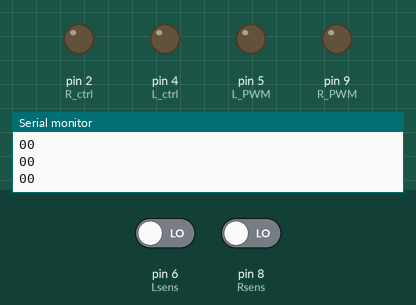
This sketch was run on a simulated Arduino Uno, built with avr-gcc and run on an emulated ATmega328P. Parts: output pins drawn as LEDs (lit = HIGH), the last lines printed to the serial monitor. The inputs (shaded band) are chosen by the test bench; at power-on: pin 6 (Lsens) LOW, pin 8 (Rsens) LOW.

Above: at 1.2 s.
1.3 s: pin 6 (Lsens) driven HIGH
At 2.1 s:
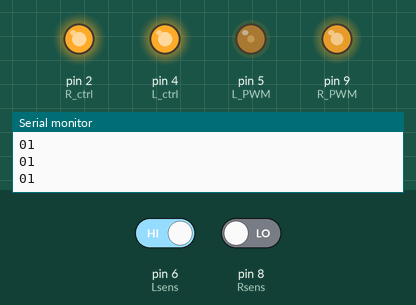
2.8 s: pin 8 (Rsens) driven HIGH
At 3.3 s:
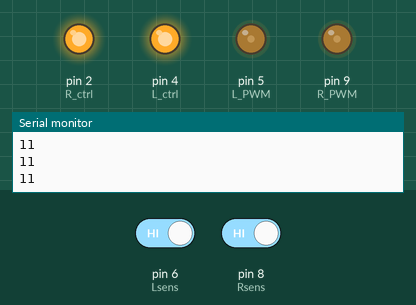
4.3 s: pin 6 (Lsens) driven LOW
At 5.5 s:
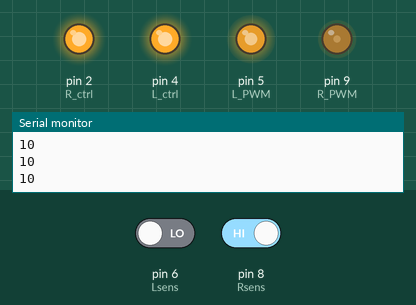
5.8 s: pin 8 (Rsens) driven LOW
At 6.8 s:
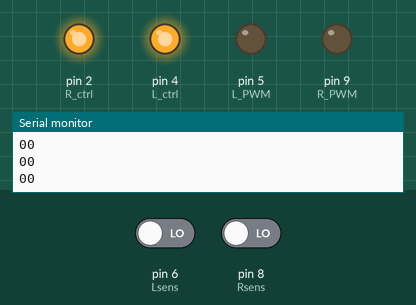
Timing chart, 0 to 8.3 s (numbered marks = the images above; inputs shaded):
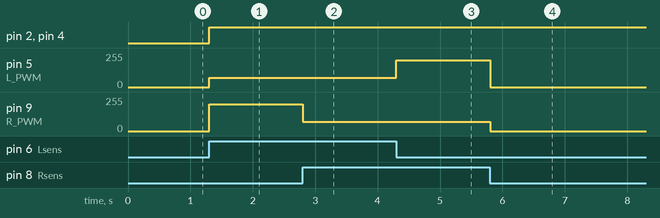

The sketch:

megatest.ino
```cpp
#define L_ctrl 4
#define L_PWM  5
#define R_ctrl 2
#define R_PWM  9
int Rsens=8;
int Lsens=6;
void setup() {
  Serial.begin(9600);
  pinMode(L_ctrl, OUTPUT);
  pinMode(L_PWM, OUTPUT);
  pinMode(R_ctrl, OUTPUT);
  pinMode(L_PWM, OUTPUT);
  pinMode(Rsens, INPUT);
  pinMode(Lsens, INPUT);
}
int Rval;
int Lval;
void loop() {
  // put your main code here, to run repeatedly:
  Serial.print(digitalRead(Rsens));
  Serial.println(digitalRead(Lsens));
  Rval=digitalRead(Rsens);
  Lval=digitalRead(Lsens);
  if ((Rval==1)&&(Lval==1)){
    front();
  }
  else if (Rval>Lval){
    left();
  }
  else if (Lval>Rval){
    right();
  }
  else{
    stop();
  }
}
void front(){
  digitalWrite(L_ctrl,HIGH);
  digitalWrite(R_ctrl,HIGH);
  analogWrite(L_PWM, 70);
  analogWrite(R_PWM, 70);
}
void left(){
  digitalWrite(L_ctrl,HIGH);
  digitalWrite(R_ctrl,HIGH);
  analogWrite(L_PWM, 200);
  analogWrite(R_PWM, 70);
}
void right(){
  digitalWrite(L_ctrl,HIGH);
  digitalWrite(R_ctrl,HIGH);
  analogWrite(L_PWM, 70);
  analogWrite(R_PWM, 200);
}
void stop(){
  analogWrite(L_PWM, 0);
  analogWrite(R_PWM, 0);
}
```

Measured:
- after the input at 1.3 s, pin 2 (R_ctrl), pin 4 (L_ctrl): LOW → HIGH at once; pin 5 (L_PWM): 0/255 → 70/255 at once; pin 9 (R_PWM): 0/255 → 200/255 at once
- after the input at 2.8 s, pin 9 (R_PWM): 200/255 → 70/255 at once
- after the input at 4.3 s, pin 5 (L_PWM): 70/255 → 200/255 at once
- after the input at 5.8 s, pin 5 (L_PWM): 200/255 → 0/255 at once; pin 9 (R_PWM): 70/255 → 0/255 at once
